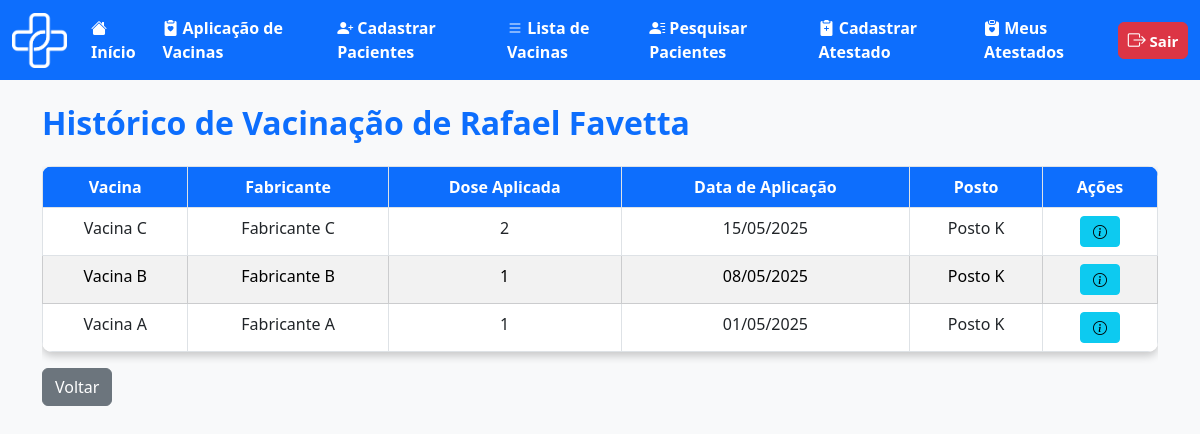
Page /medica/historico_vacinacao.php?id=1 (signed in) on the earlier database version.
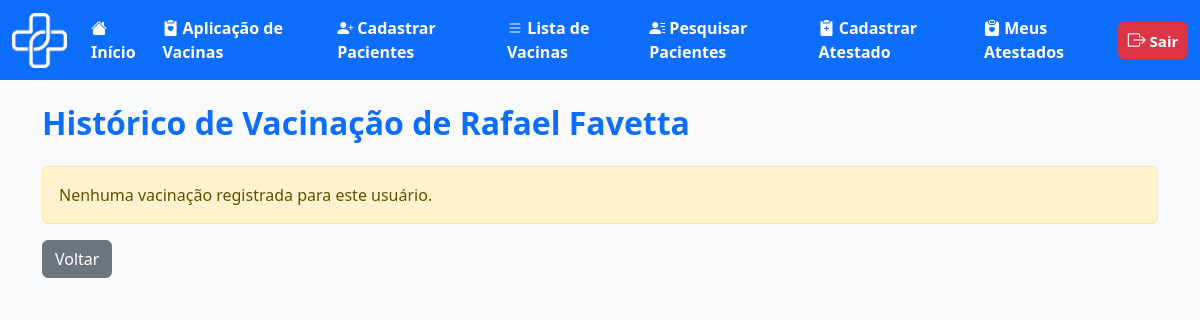
Same page on the later database version.
### tables this page shows
CREATE TABLE `usuario` (
  `id_usuario` int(11) NOT NULL,
  `nome_usuario` varchar(100) NOT NULL,
  `cpf` varchar(11) NOT NULL,
  `email_usuario` varchar(100) NOT NULL,
  `tel_usuario` varchar(11) NOT NULL,
  `genero_usuario` char(1) NOT NULL CHECK (`genero_usuario` in ('M','F','O')),
  `naci_usuario` date NOT NULL,
  `peso_usuario` decimal(5,2) NOT NULL,
  `tipo_sang_usuario` varchar(3) NOT NULL,
  `med_usuario` varchar(100) NOT NULL,
  `doen_usuario` varchar(255) NOT NULL,
  `ale_usuario` varchar(255) NOT NULL,
  `cep_usuario` varchar(8) NOT NULL,
  `nc_usuario` int(10) NOT NULL,
  `senha` varchar(100) NOT NULL
);

CREATE TABLE `aplicacao` (
  `id_aplica` int(11) NOT NULL,
  `id_usuario` int(11) NOT NULL,
  `id_posto` int(11) NOT NULL,
  `id_medico` int(11) NOT NULL,
  `id_vaci` int(11) NOT NULL,
  `data_aplica` date NOT NULL,
  `dose_aplicad` int(1) DEFAULT NULL
);

CREATE TABLE `vacina` (
  `id_vaci` int(11) NOT NULL,
  `nome_vaci` varchar(100) NOT NULL,
  `fabri_vaci` varchar(100) NOT NULL,
  `lote_vaci` varchar(50) NOT NULL,
  `idade_aplica` int(3) NOT NULL,
  `via_adimicao` varchar(50) NOT NULL,
  `n_dose` int(1) NOT NULL,
  `intervalo_dose` int(11) NOT NULL,
  `estoque` int(11) NOT NULL
);

CREATE TABLE `posto` (
  `id_posto` int(11) NOT NULL,
  `nome_posto` varchar(100) NOT NULL,
  `cep_posto` int(8) NOT NULL,
  `n_posto` int(10) NOT NULL
);

### medica/historico_vacinacao.php (the view, shortened to what this page needs)
<?php
include('../outros/db_connect.php');
$id = isset($_GET['id']) ? intval($_GET['id']) : 0;
$stmt = $conn->prepare("SELECT nome_usuario FROM usuario WHERE id_usuario = ?");
$stmt->bind_param("i", $id);
$stmt->execute();
$res = $stmt->get_result();
$usuario = $res->fetch_assoc();
$sql = "SELECT a.id_aplica, a.data_aplica, v.nome_vaci, v.fabri_vaci, a.dose_aplicad, p.nome_posto
        FROM aplicacao a
        JOIN vacina v ON a.id_vaci = v.id_vaci
        JOIN posto p ON a.id_posto = p.id_posto
        WHERE a.id_usuario = ?
        ORDER BY a.data_aplica DESC";
$stmt2 = $conn->prepare($sql);
$stmt2->bind_param("i", $id);
$stmt2->execute();
$result = $stmt2->get_result();
?>
<!DOCTYPE html>
<html lang="pt-BR">
<head>
    <link href="https://cdn.jsdelivr.net/npm/bootstrap@5.3.0/dist/css/bootstrap.min.css" rel="stylesheet">
    <link href="https://cdn.jsdelivr.net/npm/bootstrap-icons/font/bootstrap-icons.css" rel="stylesheet">
</head>
<body>
    <nav class="navbar navbar-expand-lg bg-primary" data-bs-theme="dark">
        <div class="container-fluid">
            <div class="d-flex align-items-center">
                <img src="../img/logo_vetor.png" alt="Logo DigitalVac" width="55" height="55" class="me-3">
            </div>
            <div class="collapse navbar-collapse" id="navbarNavAltMarkup">
                <div class="navbar-nav">
                    <a class="nav-link active fs-6 fw-bold" href="telainicio.php">
                        <i class="bi bi-house-fill"></i> Início
                    </a>
                    <a class="nav-link active fs-6 fw-bold" href="cadastroaplic.php">
                        <i class="bi bi-clipboard2-heart-fill"></i> Aplicação de Vacinas
                    </a>
                    <a class="nav-link active fs-6 fw-bold" href="cadastropac.html">
                        <i class="bi bi-person-plus-fill"></i> Cadastrar Pacientes
                    </a>
                    <a class="nav-link active fs-6 fw-bold" href="listavac.php">
                        <i class="bi bi-list"></i> Lista de Vacinas
                    </a>
                    <a class="nav-link active fs-6 fw-bold" href="pesquisa_paciente.php">
                        <i class="bi bi-person-lines-fill"></i> Pesquisar Pacientes
                    </a>
                    <a class="nav-link active fs-6 fw-bold" href="cadastroatestado.php">
                        <i class="bi bi-clipboard2-plus-fill"></i> Cadastrar Atestado
                    </a>
                    <a class="nav-link active fs-6 fw-bold" href="atestado_medico.php">
                        <i class="bi bi-clipboard-heart-fill"></i> Meus Atestados
                    </a>
                </div>
                <ul class="navbar-nav ms-auto">
                    <li class="nav-item">
                        <a class="btn btn-danger fw-bold px-2 py-1" style="font-size: 15px; min-width: 70px;"
                            href="../outros/sair.php">
                            <i class="bi bi-box-arrow-right" style="font-size: 18px;"></i> Sair
                        </a>
                    </li>
                </ul>
            </div>
        </div>
    </nav>
    <div class="container mt-4">
        <h2 class="text-primary fw-bold mb-4">Histórico de Vacinação de
            <?php echo htmlspecialchars($usuario['nome_usuario']); ?></h2>
        <?php if ($result->num_rows > 0): ?>
            <div class="table-responsive">
                <table class="table table-bordered text-center mx-auto">
                    <thead>
                        <tr>
                            <th>Vacina</th>
                            <th>Fabricante</th>
                            <th>Dose Aplicada</th>
                            <th>Data de Aplicação</th>
                            <th>Posto</th>
                            <th>Ações</th>
                        </tr>
                    </thead>
                    <tbody>
                        <?php
                        $rowIndex = 0;
                        while ($row = $result->fetch_assoc()):
                            $rowClass = ($rowIndex % 2 === 1) ? 'table-secondary' : 'bg-white';
                            ?>
                            <tr class="<?php echo $rowClass; ?>">
                                <td><?php echo htmlspecialchars($row['nome_vaci']); ?></td>
                                <td><?php echo htmlspecialchars($row['fabri_vaci']); ?></td>
                                <td><?php echo htmlspecialchars($row['dose_aplicad']); ?></td>
                                <td><?php echo htmlspecialchars(date('d/m/Y', strtotime($row['data_aplica']))); ?></td>
                                <td><?php echo htmlspecialchars($row['nome_posto']); ?></td>
                                <td>
                                    <a href="ver_vacina.php?id_aplica=<?php echo $row['id_aplica']; ?>"
                                        class="btn btn-sm btn-info" title="Ver Informações">
                                        <i class="bi bi-info-circle"></i>
                                    </a>
                                </td>
                            </tr>
                            <?php $rowIndex++; endwhile; ?>
                    </tbody>
                </table>
            </div>
        <?php else: ?>
            <div class="alert alert-warning">Nenhuma vacinação registrada para este usuário.</div>
        <?php endif; ?>
        <a href="pesquisa_paciente.php" class="btn btn-secondary">Voltar</a>
    </div>
</body>
</html>

### medica/historico_vacinacao.php (style rules this page uses)
body { background-color: #f8f9fa; }
.table { background: white; border-radius: 10px; overflow: hidden; box-shadow: 0 4px 8px rgba(0, 0, 0, 0.2); }
.table thead th { background-color: #0d6efd !important; color: white !important; font-weight: bold; }
.table tbody tr:nth-child(even) { background-color: #f2f2f2; }
.table tbody tr:nth-child(odd) { background-color: #ffffff; }
.table td, .table th { background-color: transparent; }
.btn-info { min-width: 40px; }

Differences in the rows shown:
removed aplicacao: id_vaci.nome_vaci "Vacina C", id_vaci.fabri_vaci "Fabricante C", dose_aplicad "2", data_aplica "15/05/2025", id_posto.nome_posto "Posto K"
removed aplicacao: id_vaci.nome_vaci "Vacina B", id_vaci.fabri_vaci "Fabricante B", dose_aplicad "1", data_aplica "08/05/2025", id_posto.nome_posto "Posto K"
removed aplicacao: id_vaci.nome_vaci "Vacina A", id_vaci.fabri_vaci "Fabricante A", dose_aplicad "1", data_aplica "01/05/2025", id_posto.nome_posto "Posto K"
Other differences:
text no longer shown: "Vacina Fabricante Dose Aplicada Data de Aplicação Posto Ações"
text now shown: "Nenhuma vacinação registrada para este usuário."
